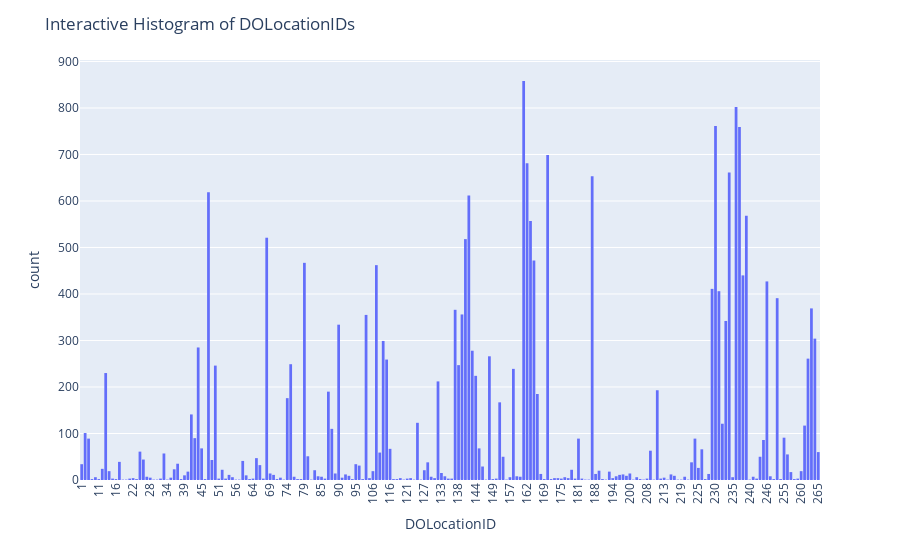

Here is the notebook cell this chart was saved with:
### Markdown cell above
To eliminate the spaces in the historgram that these missing numbers would create, sort the unique drop-off location values, then convert them to strings. This will make the histplot function display all bars directly next to each other.

### Code cell
# DOLocationID column is numeric, so sort in ascending order, Convert to string
DO_sorted_string = df['DOLocationID'].dropna().sort_values().astype('str').reset_index()


# Plot

import plotly.express as px

fig = px.histogram(DO_sorted_string, x='DOLocationID')
fig.update_layout(xaxis_tickangle=-90, title="Interactive Histogram of DOLocationIDs")
fig.show()

### Figure 1 — Plotly figure (JSON) as saved in the notebook; plotly's stock layout.template omitted (floating-point values rounded to 4 significant figures; data arrays with more than 128 entries replaced by an {"elided": "..."} marker saying what was removed)
{"data": [{"bingroup": "x", "hovertemplate": "DOLocationID=%{x}<br>count=%{y}<extra></extra>", "legendgroup": "", "marker": {"color": "#636efa", "pattern": {"shape": ""}}, "name": "", "orientation": "v", "showlegend": false, "type": "histogram", "x": {"elided": "22699 str values"}, "xaxis": "x", "yaxis": "y"}], "layout": {"barmode": "relative", "legend": {"tracegroupgap": 0}, "margin": {"t": 60}, "title": {"text": "Interactive Histogram of DOLocationIDs"}, "xaxis": {"anchor": "y", "domain": [0, 1], "tickangle": -90, "title": {"text": "DOLocationID"}}, "yaxis": {"anchor": "x", "domain": [0, 1], "title": {"text": "count"}}}}
